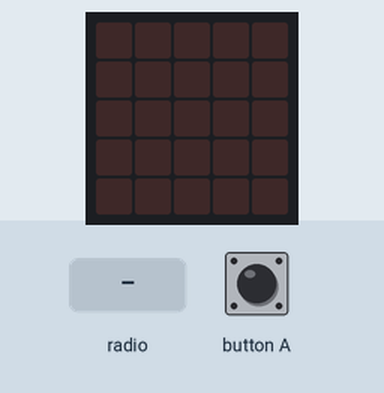
Bench run of a program on a simulated BBC micro:bit (MakeCode). On the bench: the board's 5×5 LED display. The test bench sets the inputs (shaded band). What the program prints to the serial console is not drawn.

Above: at 1.2 s.
1.3 s: radio message "1" arrives
At 2.6 s:
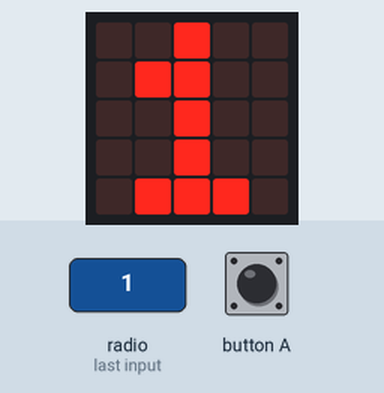
4.4 s: radio message "0" arrives
At 4.9 s:
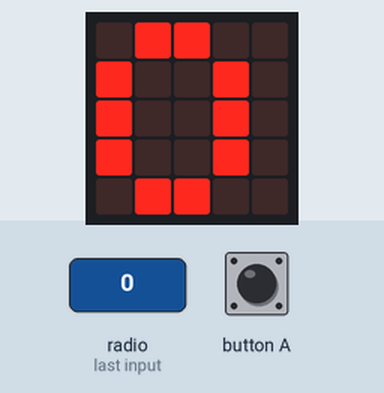
Timing chart, 0 to 7.4 s (numbered marks = the images above; inputs shaded):
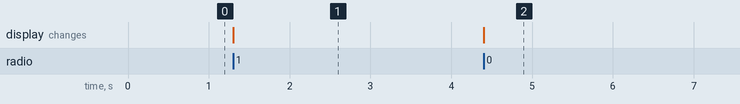

The program:

main.ts
```typescript
basic.forever(function() {

})
const data = '@dfhfhdhdf'
console.log(String.fromCharCode(64))
console.log("@dfhfhdhdf".charCodeAt(0))
console.log(data.charCodeAt(1))
function pack(cisla:[number]//x: number, y: number, z: number
): string
{
    console.log(cisla.length)
    for (let i = 0; i < cisla.length; i++) {
        console.log(cisla[i])
// let xmod = x + 1024 // posun do kladného intervalu
//     xmod = Math.floor(xmod / 8) //redukce intervalu

    }


    // String.fromCharCode(64) // vrátí @
    // "@dfhfhdhdf".charCodeAt(0) // 0 znamená: dej mi znak na první pozici
    return ""//String.fromCharCode(xmod)
}

input.onButtonPressed(Button.A, function() {
    let x = 1022 // <-1024; 1023>
    let y = -950
    let z = 12
    //radio.sendString("")
    console.log(pack([x, y, z]))
})

radio.onReceivedNumber(function(receivedNumber: number) {
    basic.showNumber(receivedNumber)
})
```

test.ts
```typescript
// Tady jsou testy. Při použití tohoto balíčku jako rozšíření nebude zkompilováno.
```

Measured:
- after the input at 1.3 s, the display: changes at once (image 1)
- after the input at 4.4 s, the display: changes at once (image 2)
